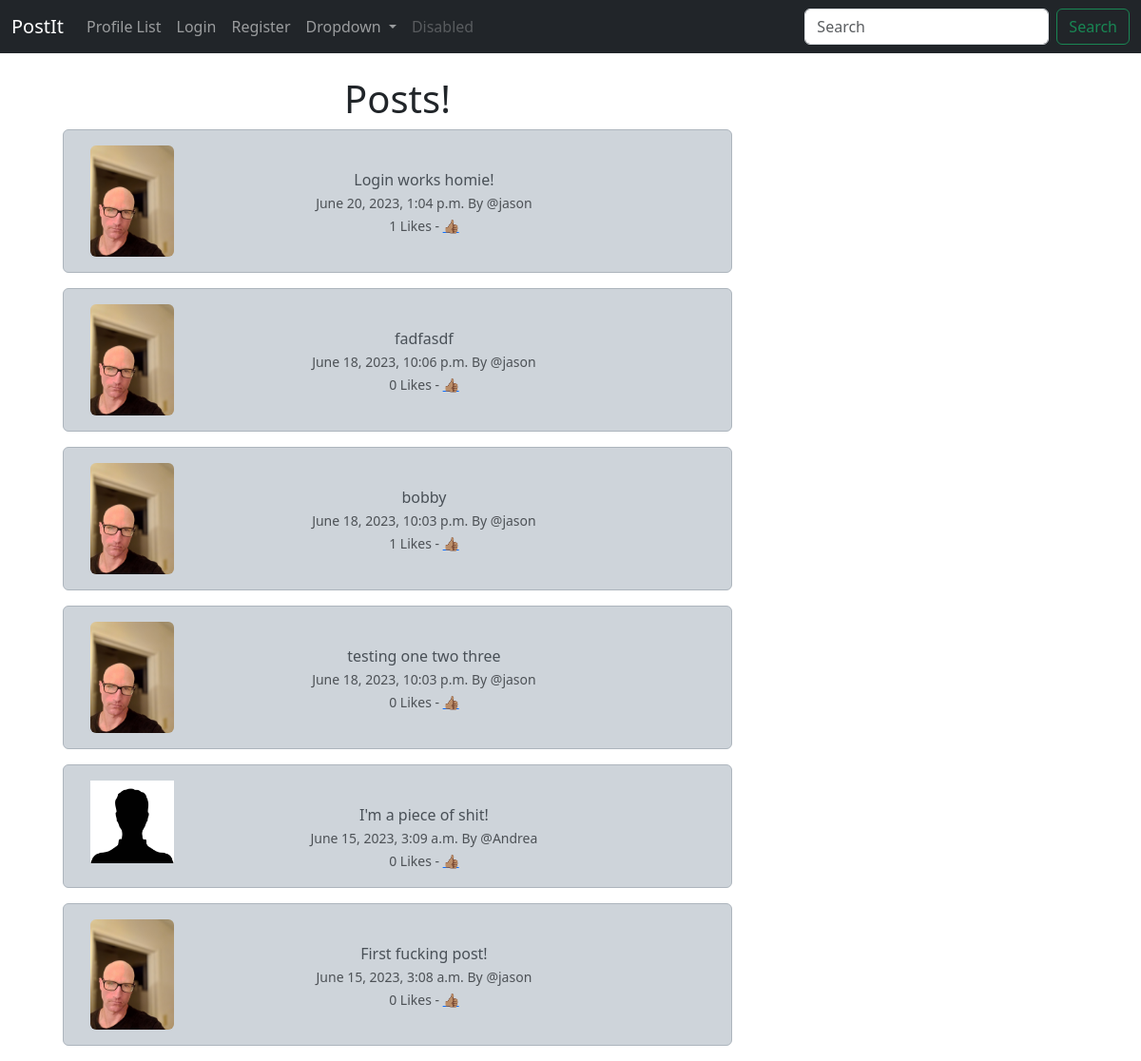
Before: / with the older database file.
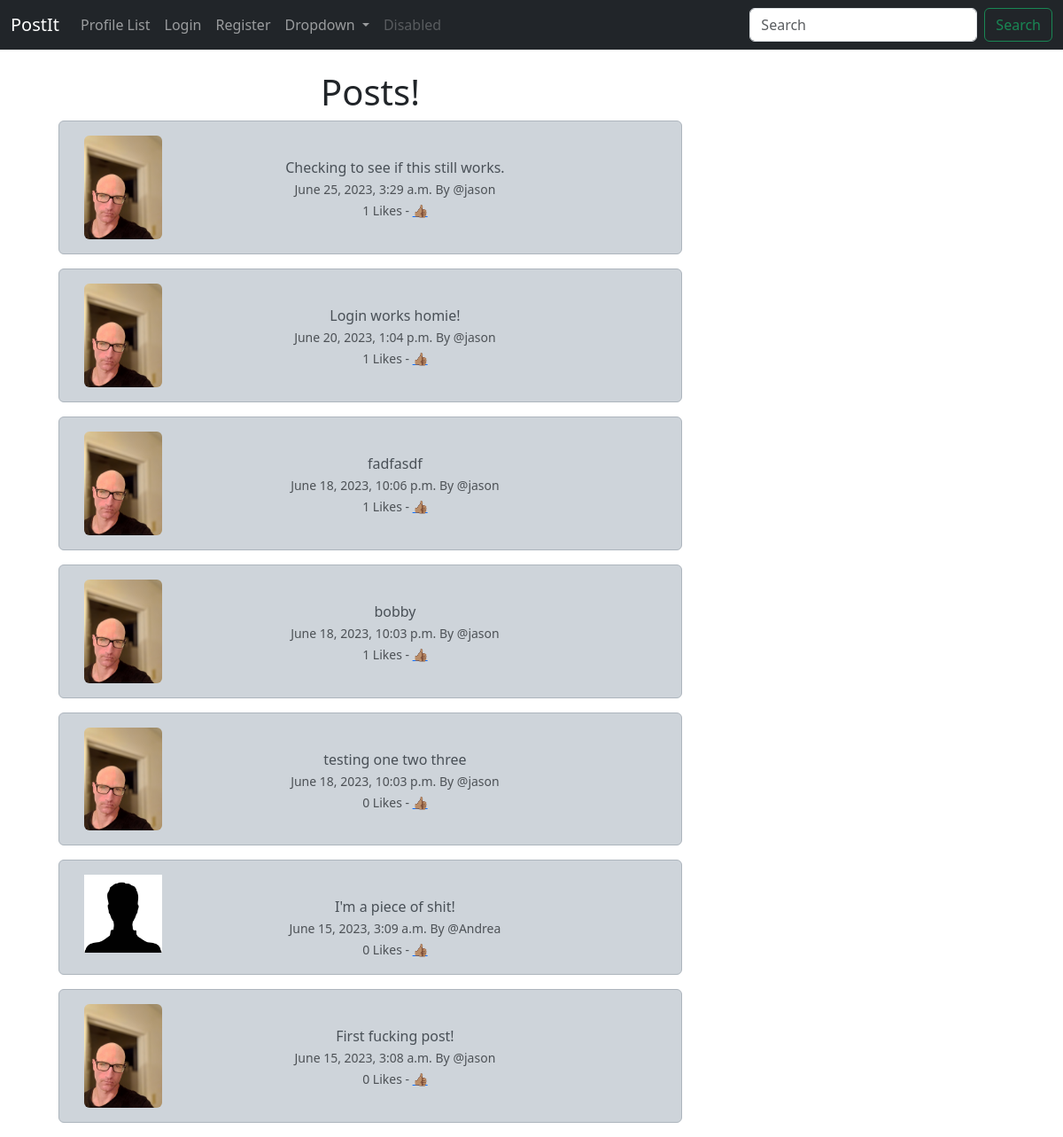
After: the same page with the newer database file.
### postit/models.py (models this page shows, shortened)
class Post(models.Model):
    user = models.ForeignKey(
        User, related_name='posts',
        on_delete=models.DO_NOTHING
    )
    body = models.CharField(max_length=200)
    created_at = models.DateTimeField(auto_now_add=True)
    likes = models.ManyToManyField(User, related_name='post_like', blank=True)
    def number_of_likes(self):
        return self.likes.count()

class Profile(models.Model):
    user = models.OneToOneField(User, on_delete=models.CASCADE)
    follows = models.ManyToManyField(
        'self',
        related_name='followed_by',
        symmetrical=False,
        blank=True
    )
    date_modified = models.DateTimeField(User, auto_now=True)
    profile_image = models.ImageField(null=True, blank=True, upload_to='images/')

### postit/views.py (the view)
# urls.py: path('', views.home, name='home'),
def home(request):
    if request.user.is_authenticated:
        form = PostForm(request.POST or None)
        if request.method == 'POST':
            if form.is_valid():
                post = form.save(commit=False)
                post.user = request.user
                post.save()
                messages.success(request, 'Your post was successfuly!')
                return redirect('home')
        posts = Post.objects.all().order_by('-created_at')
        return render(request, 'home.html', {'posts': posts, 'form': form})
    else:
        posts = Post.objects.all().order_by('-created_at')
        return render(request, 'home.html', {'posts': posts})

### postit/templates/home.html (shortened to what this page needs)
{% extends 'base.html' %}
{% load static %}
{% block content %}
<div class="container text-center">
    <div class="row">
        <div class="col-8">
            <h1>Posts!</h1>
            {% for post in posts %}
            <div class="alert alert-dark" role="alert">
                <div class="container">
                    <div class="row">
                        <div class="col-2">
                            {% if post.user.profile.profile_image %}
                            <img src="{{ post.user.profile.profile_image.url }}"
                                 class="img-fluid rounded" alt="{{ post.user.profile.user.username }}"/>
                            {% else %}
                            <img src="{% static 'images/profile.jpg' %}" width=100
                                 height=100 class="img-fluid" alt="{{ profile.user.username }}"/>
                            {% endif %}
                        </div>
                        <div class="col-9">
                            <br/>
                            {{ post.body }}<br/>
                            <small class="text-muted">
                                {{ post.created_at}} By @{{ post.user.username }}<br/>
                                {{ post.number_of_likes }} Likes -
                                {% if user in post.likes.all %}
                                <a href="{% url 'post_like' post.id %}">👎🏿</a>
                                {% else %}
                                <a href="{% url 'post_like' post.id %}">👍🏽</a>
                                {% endif %}
                            </small>
                        </div>
                        <br/><br/>
                    </div>
                </div>
            </div>
            {% endfor %}
        </div>
        <div class="col-4">
            <br/><br/>
        </div>
    </div>
</div>
{% endblock %}

Changed rows visible on the page:
added Post: user.profile.profile_image (picture), body "Checking to see if this still works.", created_at "June 25, 2023, 3:29 a.m.", user.username "jason", number_of_likes "1"
computed for Post "fadfasdf": number_of_likes "0" → "1"
